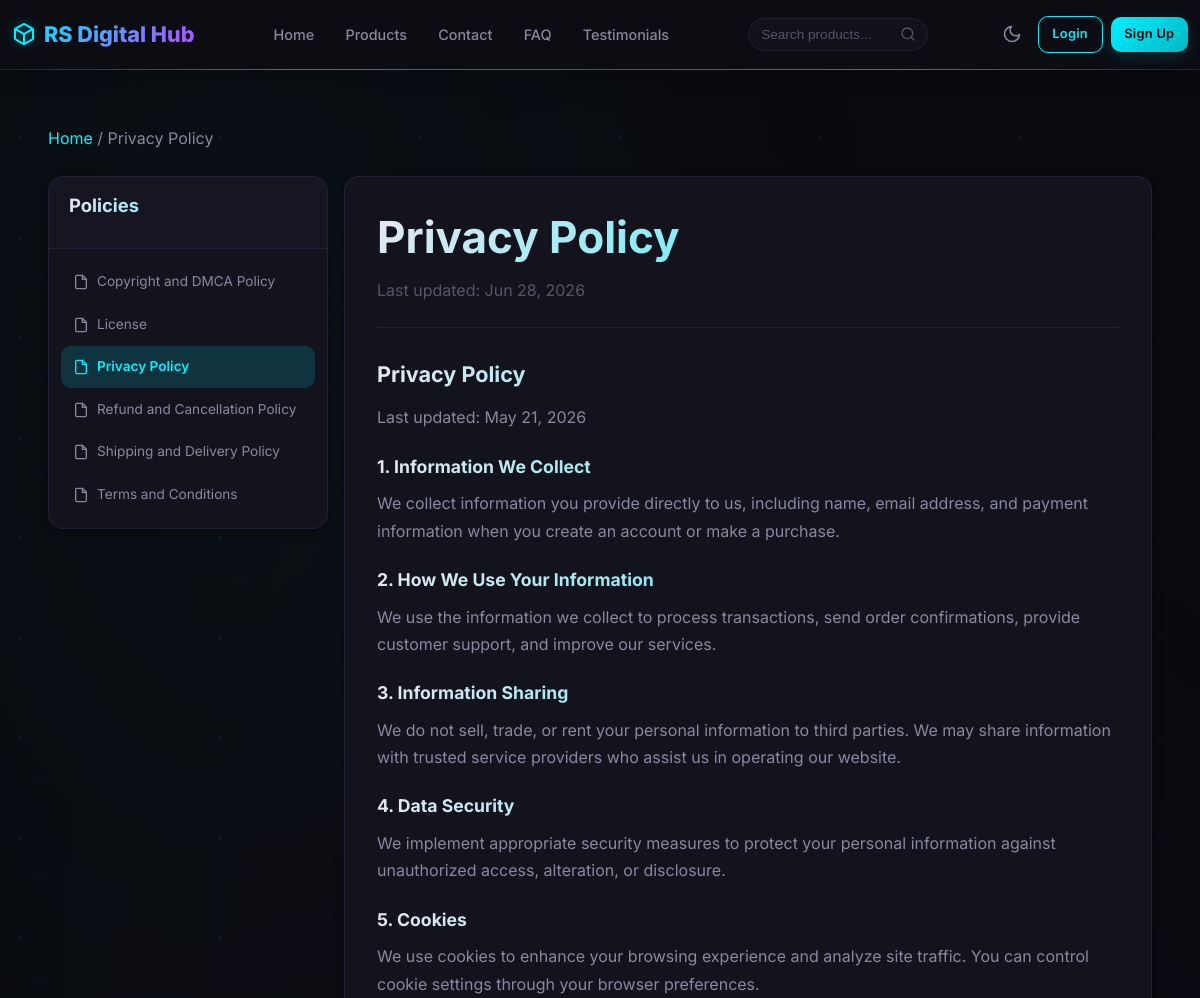
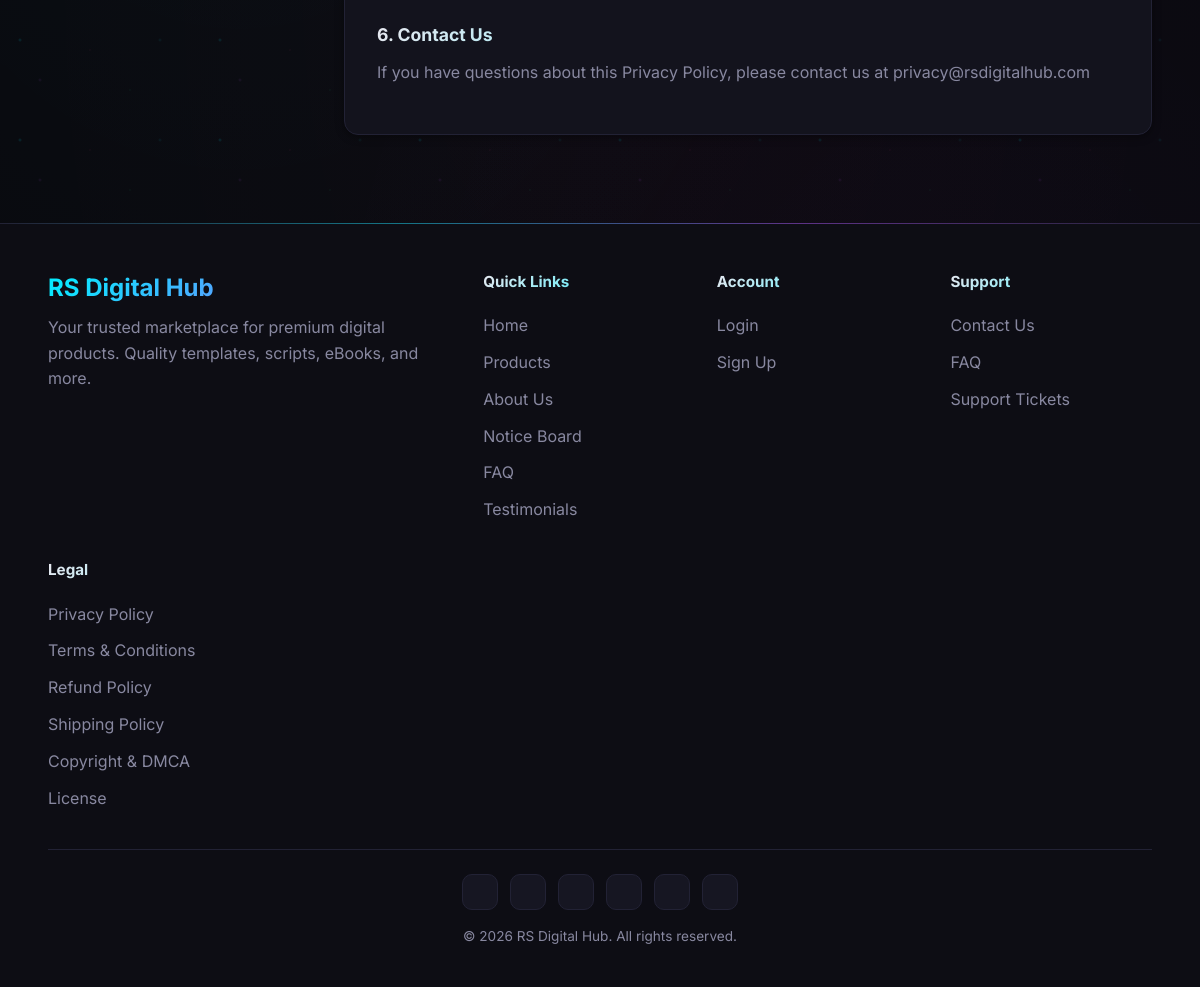
Page /policy.php?slug=privacy-policy on the committed database (2 pictures, top to bottom).
### tables this page shows
CREATE TABLE IF NOT EXISTS policies (
    id INT AUTO_INCREMENT PRIMARY KEY,
    product_type VARCHAR(50) DEFAULT 'general',
    slug VARCHAR(100) UNIQUE NOT NULL,
    title VARCHAR(200) NOT NULL,
    content TEXT NOT NULL,
    status ENUM('active', 'draft') DEFAULT 'active',
    updated_at TIMESTAMP DEFAULT CURRENT_TIMESTAMP ON UPDATE CURRENT_TIMESTAMP,
    created_at TIMESTAMP DEFAULT CURRENT_TIMESTAMP,
    INDEX idx_product_type (product_type)
);

CREATE TABLE IF NOT EXISTS settings (
    id INT AUTO_INCREMENT PRIMARY KEY,
    setting_key VARCHAR(100) UNIQUE NOT NULL,
    setting_value TEXT,
    created_at TIMESTAMP DEFAULT CURRENT_TIMESTAMP,
    updated_at TIMESTAMP DEFAULT CURRENT_TIMESTAMP ON UPDATE CURRENT_TIMESTAMP
);

CREATE TABLE IF NOT EXISTS social_links (
    id INT AUTO_INCREMENT PRIMARY KEY,
    product_type VARCHAR(50) DEFAULT 'general',
    platform VARCHAR(50) NOT NULL,
    icon_svg TEXT DEFAULT NULL,
    url VARCHAR(500) NOT NULL DEFAULT '',
    label VARCHAR(100) DEFAULT NULL,
    is_active TINYINT(1) DEFAULT 1,
    sort_order INT DEFAULT 0,
    created_at TIMESTAMP DEFAULT CURRENT_TIMESTAMP,
    updated_at TIMESTAMP DEFAULT CURRENT_TIMESTAMP ON UPDATE CURRENT_TIMESTAMP,
    UNIQUE KEY idx_platform_section (platform, product_type)
);

### includes/functions.php (called while the page is built, shortened)
<?php
function sanitize($data) {
    return htmlspecialchars(strip_tags(trim($data)), ENT_QUOTES, 'UTF-8');
}
function getSetting($key, $default = '') {
    global $pdo;
    $stmt = $pdo->prepare("SELECT setting_value FROM settings WHERE setting_key = ? AND setting_value != ''");
    $stmt->execute([$key]);
    $value = $stmt->fetchColumn();
    return $value !== false ? $value : $default;
}
function isLoggedIn() {
    return isset($_SESSION['user_id']);
}
function formatDate($date, $format = 'M d, Y') {
    $ts = strtotime($date);
    return $ts ? date($format, $ts) : 'Invalid date';
}

### policy.php (the view, shortened to what this page needs)
<?php
require_once __DIR__ . '/includes/header.php';
$slug = sanitize($_GET['slug'] ?? '');
$stmt = $pdo->prepare("SELECT * FROM policies WHERE slug = ? AND status = 'active'");
$stmt->execute([$slug]);
$policy = $stmt->fetch();
$allPolicies = $pdo->query("SELECT slug, title FROM policies WHERE status = 'active' ORDER BY title")->fetchAll();
?>
<div class="container">
    <div class="section">
        <nav class="mb-3" style="color:var(--text-secondary)">
            <a href="<?php echo SITE_URL; ?>/index.php">Home</a> /
            <span><?php echo sanitize($policy['title']); ?></span>
        </nav>
        <div class="d-flex flex-wrap gap-2">
            <div class="card policy-sidebar" style="width:280px;flex-shrink:0;height:fit-content;position:sticky;top:calc(var(--navbar-height) + 1rem);max-width:100%">
                <div class="card-header">
                    <h4 class="mb-0">Policies</h4>
                </div>
                <div class="card-body" style="padding:0.75rem">
                    <?php foreach ($allPolicies as $p): ?>
                    <a href="?slug=<?php echo urlencode($p['slug']); ?>" class="d-flex align-center gap-1" style="padding:0.65rem 0.75rem;color:var(--text-secondary);border-radius:var(--border-radius-sm);transition:var(--transition);font-size:0.85rem;<?php echo $p['slug'] === $slug ? 'background:var(--primary-glow-sm);color:var(--primary);font-weight:600' : ''; ?>">
                        <svg xmlns="http://www.w3.org/2000/svg" width="16" height="16" viewBox="0 0 24 24" fill="none" stroke="currentColor" stroke-width="2" stroke-linecap="round" stroke-linejoin="round"><path d="M14 2H6a2 2 0 0 0-2 2v16a2 2 0 0 0 2 2h12a2 2 0 0 0 2-2V8z"/><polyline points="14 2 14 8 20 8"/></svg>
                        <?php echo sanitize($p['title']); ?>
                    </a>
                    <?php endforeach; ?>
                </div>
            </div>
            <div class="card policy-content-card" style="flex:1;min-width:0">
                <div class="card-body" style="padding:2rem">
                    <h1><?php echo sanitize($policy['title']); ?></h1>
                    <p class="text-muted mb-3">Last updated: <?php echo formatDate($policy['updated_at']); ?></p>
                    <hr style="border:none;border-top:1px solid var(--border-color);margin:1.5rem 0">
                    <div class="policy-content">
                        <?php echo $policy['content']; ?>
                    </div>
                </div>
            </div>
        </div>
    </div>
</div>
<?php require_once __DIR__ . '/includes/footer.php'; ?>

### includes/footer.php (shortened to what this page needs)
    </main>
    <footer class="footer">
        <div class="container">
            <div class="footer-grid">
                <div class="footer-brand">
                    <h3><?php echo getSetting('site_name', SITE_NAME); ?></h3>
                    <p>Your trusted marketplace for premium digital products. Quality templates, scripts, eBooks, and more.</p>
                </div>
                <div class="footer-links">
                    <h4>Quick Links</h4>
                    <a href="<?php echo SITE_URL; ?>/index.php">Home</a>
                    <a href="<?php echo SITE_URL; ?>/products.php">Products</a>
                    <a href="<?php echo SITE_URL; ?>/about.php">About Us</a>
                    <a href="<?php echo SITE_URL; ?>/notices.php">Notice Board</a>
                    <a href="<?php echo SITE_URL; ?>/faq.php">FAQ</a>
                    <a href="<?php echo SITE_URL; ?>/testimonials.php">Testimonials</a>
                </div>
                <div class="footer-links">
                    <h4>Account</h4>
                    <?php if (isLoggedIn()): ?>
                    <a href="<?php echo SITE_URL; ?>/profile.php">Profile</a>
                    <a href="<?php echo SITE_URL; ?>/orders.php">My Orders</a>
                    <a href="<?php echo SITE_URL; ?>/logout.php">Logout</a>
                    <?php else: ?>
                    <a href="<?php echo SITE_URL; ?>/login.php">Login</a>
                    <a href="<?php echo SITE_URL; ?>/signup.php">Sign Up</a>
                    <?php endif; ?>
                </div>
                <div class="footer-links">
                    <h4>Support</h4>
                    <a href="<?php echo SITE_URL; ?>/contact.php">Contact Us</a>
                    <a href="<?php echo SITE_URL; ?>/faq.php">FAQ</a>
                    <a href="<?php echo SITE_URL; ?>/tickets.php">Support Tickets</a>
                </div>
                <div class="footer-links">
                    <h4>Legal</h4>
                    <a href="<?php echo SITE_URL; ?>/policy.php?slug=privacy-policy">Privacy Policy</a>
                    <a href="<?php echo SITE_URL; ?>/policy.php?slug=terms-and-conditions">Terms & Conditions</a>
                    <a href="<?php echo SITE_URL; ?>/policy.php?slug=refund-cancellation-policy">Refund Policy</a>
                    <a href="<?php echo SITE_URL; ?>/policy.php?slug=shipping-delivery-policy">Shipping Policy</a>
                    <a href="<?php echo SITE_URL; ?>/policy.php?slug=copyright-dmca-policy">Copyright & DMCA</a>
                    <a href="<?php echo SITE_URL; ?>/policy.php?slug=license">License</a>
                </div>
            </div>
            <div class="footer-bottom">
                <div class="footer-social">
                    <?php
                    $footerSocials = $pdo->query("SELECT * FROM social_links WHERE is_active = 1 AND url != '' ORDER BY sort_order ASC LIMIT 6")->fetchAll();
                    foreach ($footerSocials as $fs):
                    ?>
                    <a href="<?php echo sanitize($fs['url']); ?>" target="_blank" rel="noopener noreferrer" class="footer-social-icon footer-social-<?php echo $fs['platform']; ?>" title="<?php echo sanitize($fs['label'] ?? ucfirst($fs['platform'])); ?>">
                    </a>
                    <?php endforeach; ?>
                </div>
                <p><?php echo getSetting('site_footer_text', '© ' . date('Y') . ' ' . SITE_NAME . '. All rights reserved.'); ?></p>
            </div>
        </div>
    </footer>
</body>
</html>

### policy.php (style rules this page uses)
.policy-content h2 { font-size:1.35rem; margin:2rem 0 1rem; color:var(--text-primary); }
.policy-content h3 { font-size:1.1rem; margin:1.5rem 0 0.75rem; color:var(--text-primary); }
.policy-content p { margin-bottom:1rem; color:var(--text-secondary); line-height:1.7; }

### rows in the picture
policies: title "Privacy Policy", updated_at "Jun 28, 2026", content "Privacy Policy Last updated: May 21, 2026 1. Information We Collect We collect information you provide directly to us, including name, email address, and payment information when you create an account or make a purchase. 2. How We Use Your Information We use the information we collect to process transactions, send order confirmations, provide customer support, and improve our services. 3. Information Sharing We do not sell, trade, or rent your personal information to third parties. We may share information with trusted service providers who assist us in operating our website. 4. Data Security We implement appropriate security measures to protect your personal information against…"
policies: title "Copyright and DMCA Policy"
policies: title "License"
policies: title "Refund and Cancellation Policy"
policies: title "Shipping and Delivery Policy"
policies: title "Terms and Conditions"
settings: setting_value "RS Digital Hub"
